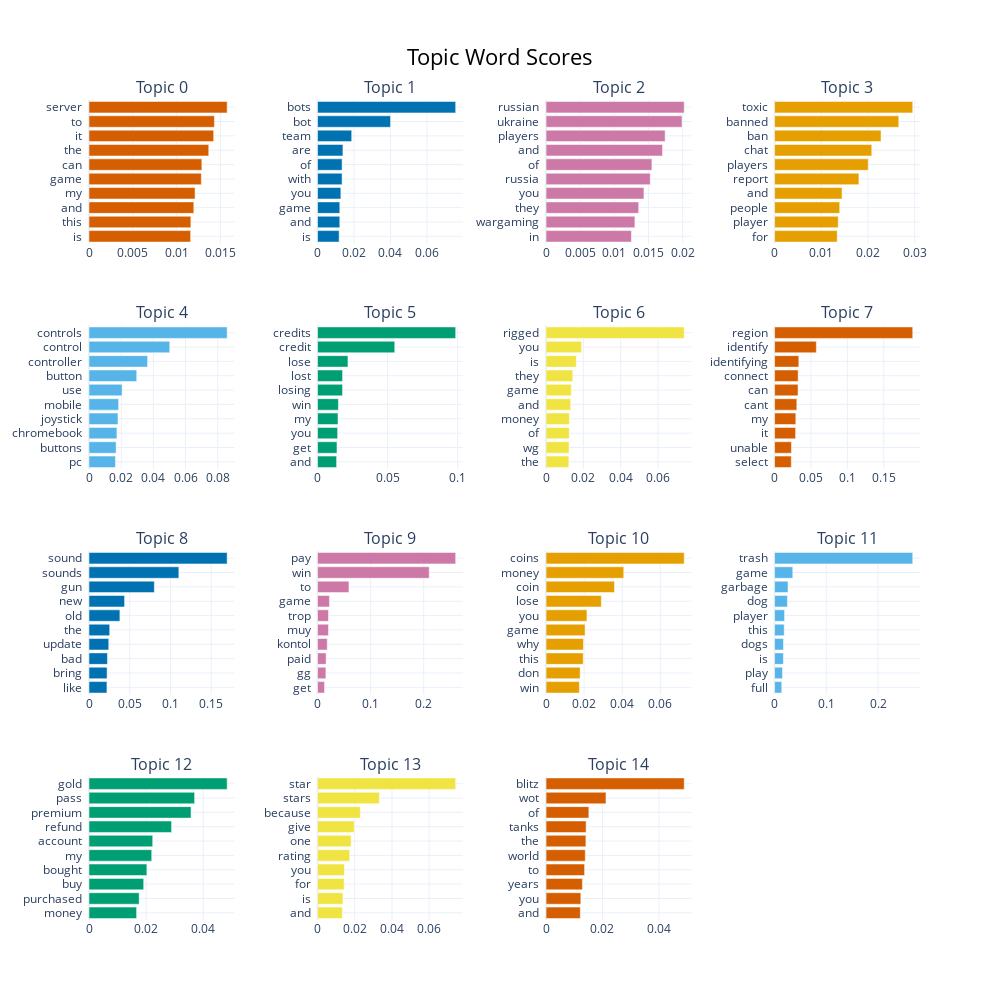

This figure's notebook cell:
### Code cell
neg_topic_model.visualize_barchart(top_n_topics = 15, n_words = 10)

### Figure 1 — Plotly figure (JSON) as saved in the notebook; plotly's stock layout.template omitted (floating-point values rounded to 4 significant figures)
{"data": [{"marker": {"color": "#D55E00"}, "orientation": "h", "type": "bar", "x": [0.01161, 0.01163, 0.01197, 0.01211, 0.01283, 0.01289, 0.01367, 0.01424, 0.01432, 0.01577], "xaxis": "x", "y": ["is  ", "this  ", "and  ", "my  ", "game  ", "can  ", "the  ", "it  ", "to  ", "server  "], "yaxis": "y"}, {"marker": {"color": "#0072B2"}, "orientation": "h", "type": "bar", "x": [0.01185, 0.01221, 0.01221, 0.01279, 0.01346, 0.01347, 0.01393, 0.01874, 0.04002, 0.07575], "xaxis": "x2", "y": ["is  ", "and  ", "game  ", "you  ", "with  ", "of  ", "are  ", "team  ", "bot  ", "bots  "], "yaxis": "y2"}, {"marker": {"color": "#CC79A7"}, "orientation": "h", "type": "bar", "x": [0.0125, 0.01302, 0.01357, 0.01434, 0.01526, 0.01551, 0.01706, 0.01744, 0.01991, 0.02023], "xaxis": "x3", "y": ["in  ", "wargaming  ", "they  ", "you  ", "russia  ", "of  ", "and  ", "players  ", "ukraine  ", "russian  "], "yaxis": "y3"}, {"marker": {"color": "#E69F00"}, "orientation": "h", "type": "bar", "x": [0.01341, 0.01363, 0.01395, 0.01445, 0.01806, 0.02006, 0.02081, 0.0228, 0.0266, 0.02959], "xaxis": "x4", "y": ["for  ", "player  ", "people  ", "and  ", "report  ", "players  ", "chat  ", "ban  ", "banned  ", "toxic  "], "yaxis": "y4"}, {"marker": {"color": "#56B4E9"}, "orientation": "h", "type": "bar", "x": [0.01644, 0.01685, 0.01735, 0.01801, 0.01841, 0.02058, 0.02966, 0.03641, 0.05018, 0.08585], "xaxis": "x5", "y": ["pc  ", "buttons  ", "chromebook  ", "joystick  ", "mobile  ", "use  ", "button  ", "controller  ", "control  ", "controls  "], "yaxis": "y5"}, {"marker": {"color": "#009E73"}, "orientation": "h", "type": "bar", "x": [0.01361, 0.01387, 0.01433, 0.0146, 0.01487, 0.01784, 0.01786, 0.02171, 0.05508, 0.09855], "xaxis": "x6", "y": ["and  ", "get  ", "you  ", "my  ", "win  ", "losing  ", "lost  ", "lose  ", "credit  ", "credits  "], "yaxis": "y6"}, {"marker": {"color": "#F0E442"}, "orientation": "h", "type": "bar", "x": [0.01221, 0.01231, 0.01242, 0.01252, 0.01322, 0.01354, 0.01433, 0.01623, 0.01904, 0.07404], "xaxis": "x7", "y": ["the  ", "wg  ", "of  ", "money  ", "and  ", "game  ", "they  ", "is  ", "you  ", "rigged  "], "yaxis": "y7"}, {"marker": {"color": "#D55E00"}, "orientation": "h", "type": "bar", "x": [0.02296, 0.02315, 0.02888, 0.02919, 0.03055, 0.03224, 0.03238, 0.03329, 0.05739, 0.1898], "xaxis": "x8", "y": ["select  ", "unable  ", "it  ", "my  ", "cant  ", "can  ", "connect  ", "identifying  ", "identify  ", "region  "], "yaxis": "y8"}, {"marker": {"color": "#0072B2"}, "orientation": "h", "type": "bar", "x": [0.02201, 0.0222, 0.02266, 0.02425, 0.02541, 0.03793, 0.04368, 0.08019, 0.1103, 0.1696], "xaxis": "x9", "y": ["like  ", "bring  ", "bad  ", "update  ", "the  ", "old  ", "new  ", "gun  ", "sounds  ", "sound  "], "yaxis": "y9"}, {"marker": {"color": "#CC79A7"}, "orientation": "h", "type": "bar", "x": [0.01325, 0.01574, 0.01619, 0.01833, 0.02062, 0.02062, 0.02241, 0.05913, 0.2103, 0.2602], "xaxis": "x10", "y": ["get  ", "gg  ", "paid  ", "kontol  ", "muy  ", "trop  ", "game  ", "to  ", "win  ", "pay  "], "yaxis": "y10"}, {"marker": {"color": "#E69F00"}, "orientation": "h", "type": "bar", "x": [0.01749, 0.01789, 0.01953, 0.01963, 0.02049, 0.02147, 0.02902, 0.03593, 0.0408, 0.07255], "xaxis": "x11", "y": ["win  ", "don  ", "this  ", "why  ", "game  ", "you  ", "lose  ", "coin  ", "money  ", "coins  "], "yaxis": "y11"}, {"marker": {"color": "#56B4E9"}, "orientation": "h", "type": "bar", "x": [0.01388, 0.01525, 0.01699, 0.01717, 0.0186, 0.0193, 0.02483, 0.02598, 0.03518, 0.2671], "xaxis": "x12", "y": ["full  ", "play  ", "is  ", "dogs  ", "this  ", "player  ", "dog  ", "garbage  ", "game  ", "trash  "], "yaxis": "y12"}, {"marker": {"color": "#009E73"}, "orientation": "h", "type": "bar", "x": [0.01667, 0.01756, 0.01915, 0.02027, 0.02196, 0.02231, 0.02891, 0.03574, 0.03698, 0.04838], "xaxis": "x13", "y": ["money  ", "purchased  ", "buy  ", "bought  ", "my  ", "account  ", "refund  ", "premium  ", "pass  ", "gold  "], "yaxis": "y13"}, {"marker": {"color": "#F0E442"}, "orientation": "h", "type": "bar", "x": [0.01333, 0.01369, 0.01434, 0.01446, 0.01725, 0.01806, 0.01975, 0.02303, 0.03325, 0.07426], "xaxis": "x14", "y": ["and  ", "is  ", "for  ", "you  ", "rating  ", "one  ", "give  ", "because  ", "stars  ", "star  "], "yaxis": "y14"}, {"marker": {"color": "#D55E00"}, "orientation": "h", "type": "bar", "x": [0.01214, 0.01232, 0.01288, 0.01365, 0.0139, 0.01412, 0.0142, 0.01517, 0.02123, 0.04895], "xaxis": "x15", "y": ["and  ", "you  ", "years  ", "to  ", "world  ", "the  ", "tanks  ", "of  ", "wot  ", "blitz  "], "yaxis": "y15"}], "layout": {"annotations": [{"font": {"size": 16}, "showarrow": false, "text": "Topic 0", "x": 0.0875, "xanchor": "center", "xref": "paper", "y": 1, "yanchor": "bottom", "yref": "paper"}, {"font": {"size": 16}, "showarrow": false, "text": "Topic 1", "x": 0.3625, "xanchor": "center", "xref": "paper", "y": 1, "yanchor": "bottom", "yref": "paper"}, {"font": {"size": 16}, "showarrow": false, "text": "Topic 2", "x": 0.6375, "xanchor": "center", "xref": "paper", "y": 1, "yanchor": "bottom", "yref": "paper"}, {"font": {"size": 16}, "showarrow": false, "text": "Topic 3", "x": 0.9125, "xanchor": "center", "xref": "paper", "y": 1, "yanchor": "bottom", "yref": "paper"}, {"font": {"size": 16}, "showarrow": false, "text": "Topic 4", "x": 0.0875, "xanchor": "center", "xref": "paper", "y": 0.725, "yanchor": "bottom", "yref": "paper"}, {"font": {"size": 16}, "showarrow": false, "text": "Topic 5", "x": 0.3625, "xanchor": "center", "xref": "paper", "y": 0.725, "yanchor": "bottom", "yref": "paper"}, {"font": {"size": 16}, "showarrow": false, "text": "Topic 6", "x": 0.6375, "xanchor": "center", "xref": "paper", "y": 0.725, "yanchor": "bottom", "yref": "paper"}, {"font": {"size": 16}, "showarrow": false, "text": "Topic 7", "x": 0.9125, "xanchor": "center", "xref": "paper", "y": 0.725, "yanchor": "bottom", "yref": "paper"}, {"font": {"size": 16}, "showarrow": false, "text": "Topic 8", "x": 0.0875, "xanchor": "center", "xref": "paper", "y": 0.45, "yanchor": "bottom", "yref": "paper"}, {"font": {"size": 16}, "showarrow": false, "text": "Topic 9", "x": 0.3625, "xanchor": "center", "xref": "paper", "y": 0.45, "yanchor": "bottom", "yref": "paper"}, {"font": {"size": 16}, "showarrow": false, "text": "Topic 10", "x": 0.6375, "xanchor": "center", "xref": "paper", "y": 0.45, "yanchor": "bottom", "yref": "paper"}, {"font": {"size": 16}, "showarrow": false, "text": "Topic 11", "x": 0.9125, "xanchor": "center", "xref": "paper", "y": 0.45, "yanchor": "bottom", "yref": "paper"}, {"font": {"size": 16}, "showarrow": false, "text": "Topic 12", "x": 0.0875, "xanchor": "center", "xref": "paper", "y": 0.175, "yanchor": "bottom", "yref": "paper"}, {"font": {"size": 16}, "showarrow": false, "text": "Topic 13", "x": 0.3625, "xanchor": "center", "xref": "paper", "y": 0.175, "yanchor": "bottom", "yref": "paper"}, {"font": {"size": 16}, "showarrow": false, "text": "Topic 14", "x": 0.6375, "xanchor": "center", "xref": "paper", "y": 0.175, "yanchor": "bottom", "yref": "paper"}], "height": 1000, "hoverlabel": {"bgcolor": "white", "font": {"family": "Rockwell", "size": 16}}, "showlegend": false, "title": {"font": {"color": "Black", "size": 22}, "text": "Topic Word Scores", "x": 0.5, "xanchor": "center", "yanchor": "top"}, "width": 1000, "xaxis": {"anchor": "y", "domain": [0, 0.175], "showgrid": true}, "xaxis10": {"anchor": "y10", "domain": [0.275, 0.45], "showgrid": true}, "xaxis11": {"anchor": "y11", "domain": [0.55, 0.725], "showgrid": true}, "xaxis12": {"anchor": "y12", "domain": [0.825, 1], "showgrid": true}, "xaxis13": {"anchor": "y13", "domain": [0, 0.175], "showgrid": true}, "xaxis14": {"anchor": "y14", "domain": [0.275, 0.45], "showgrid": true}, "xaxis15": {"anchor": "y15", "domain": [0.55, 0.725], "showgrid": true}, "xaxis16": {"anchor": "y16", "domain": [0.825, 1], "showgrid": true}, "xaxis2": {"anchor": "y2", "domain": [0.275, 0.45], "showgrid": true}, "xaxis3": {"anchor": "y3", "domain": [0.55, 0.725], "showgrid": true}, "xaxis4": {"anchor": "y4", "domain": [0.825, 1], "showgrid": true}, "xaxis5": {"anchor": "y5", "domain": [0, 0.175], "showgrid": true}, "xaxis6": {"anchor": "y6", "domain": [0.275, 0.45], "showgrid": true}, "xaxis7": {"anchor": "y7", "domain": [0.55, 0.725], "showgrid": true}, "xaxis8": {"anchor": "y8", "domain": [0.825, 1], "showgrid": true}, "xaxis9": {"anchor": "y9", "domain": [0, 0.175], "showgrid": true}, "yaxis": {"anchor": "x", "domain": [0.825, 1], "showgrid": true}, "yaxis10": {"anchor": "x10", "domain": [0.275, 0.45], "showgrid": true}, "yaxis11": {"anchor": "x11", "domain": [0.275, 0.45], "showgrid": true}, "yaxis12": {"anchor": "x12", "domain": [0.275, 0.45], "showgrid": true}, "yaxis13": {"anchor": "x13", "domain": [0, 0.175], "showgrid": true}, "yaxis14": {"anchor": "x14", "domain": [0, 0.175], "showgrid": true}, "yaxis15": {"anchor": "x15", "domain": [0, 0.175], "showgrid": true}, "yaxis16": {"anchor": "x16", "domain": [0, 0.175], "showgrid": true}, "yaxis2": {"anchor": "x2", "domain": [0.825, 1], "showgrid": true}, "yaxis3": {"anchor": "x3", "domain": [0.825, 1], "showgrid": true}, "yaxis4": {"anchor": "x4", "domain": [0.825, 1], "showgrid": true}, "yaxis5": {"anchor": "x5", "domain": [0.55, 0.725], "showgrid": true}, "yaxis6": {"anchor": "x6", "domain": [0.55, 0.725], "showgrid": true}, "yaxis7": {"anchor": "x7", "domain": [0.55, 0.725], "showgrid": true}, "yaxis8": {"anchor": "x8", "domain": [0.55, 0.725], "showgrid": true}, "yaxis9": {"anchor": "x9", "domain": [0.275, 0.45], "showgrid": true}}}
